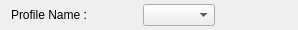
                   <widget class="QFrame" name="frame_12">
                    <property name="minimumSize">
                     <size>
                      <width>0</width>
                      <height>30</height>
                     </size>
                    </property>
                    <property name="maximumSize">
                     <size>
                      <width>16777215</width>
                      <height>30</height>
                     </size>
                    </property>
                    <property name="frameShape">
                     <enum>QFrame::Shape::NoFrame</enum>
                    </property>
                    <property name="frameShadow">
                     <enum>QFrame::Shadow::Plain</enum>
                    </property>
                    <layout class="QHBoxLayout" name="horizontalLayout_13">
                     <property name="topMargin">
                      <number>0</number>
                     </property>
                     <property name="bottomMargin">
                      <number>0</number>
                     </property>
                     <item>
                      <widget class="QLabel" name="label_11">
                       <property name="minimumSize">
                        <size>
                         <width>100</width>
                         <height>0</height>
                        </size>
                       </property>
                       <property name="maximumSize">
                        <size>
                         <width>100</width>
                         <height>16777215</height>
                        </size>
                       </property>
                       <property name="text">
                        <string>Profile Name :</string>
                       </property>
                      </widget>
                     </item>
                     <item>
                      <widget class="QPushButton" name="btn_refresh_profile_name">
                       <property name="enabled">
                        <bool>true</bool>
                       </property>
                       <property name="minimumSize">
                        <size>
                         <width>20</width>
                         <height>0</height>
                        </size>
                       </property>
                       <property name="maximumSize">
                        <size>
                         <width>20</width>
                         <height>16777215</height>
                        </size>
                       </property>
                       <property name="cursor">
                        <cursorShape>PointingHandCursor</cursorShape>
                       </property>
                       <property name="styleSheet">
                        <string notr="true">background-color: None;
border:none;</string>
                       </property>
                       <property name="text">
                        <string/>
                       </property>
                       <property name="icon">
                        <iconset resource="Assets/assets.qrc">
                         <normaloff>:/asstets/icons/refresh_5730689.png</normaloff>:/asstets/icons/refresh_5730689.png</iconset>
                       </property>
                       <property name="iconSize">
                        <size>
                         <width>20</width>
                         <height>20</height>
                        </size>
                       </property>
                      </widget>
                     </item>
                     <item>
                      <widget class="QComboBox" name="combo_train_name_profile"/>
                     </item>
                     <item>
                      <widget class="QPushButton" name="btn_edit_profile">
                       <property name="enabled">
                        <bool>true</bool>
                       </property>
                       <property name="minimumSize">
                        <size>
                         <width>30</width>
                         <height>0</height>
                        </size>
                       </property>
                       <property name="maximumSize">
                        <size>
                         <width>30</width>
                         <height>16777215</height>
                        </size>
                       </property>
                       <property name="cursor">
                        <cursorShape>PointingHandCursor</cursorShape>
                       </property>
                       <property name="styleSheet">
                        <string notr="true">background-color: None;
border:none;</string>
                       </property>
                       <property name="text">
                        <string/>
                       </property>
                       <property name="icon">
                        <iconset resource="Assets/assets.qrc">
                         <normaloff>:/asstets/icons/pencil_5171801.png</normaloff>:/asstets/icons/pencil_5171801.png</iconset>
                       </property>
                       <property name="iconSize">
                        <size>
                         <width>30</width>
                         <height>30</height>
                        </size>
                       </property>
                      </widget>
                     </item>
                     <item>
                      <widget class="QPushButton" name="btn_delete_profile">
                       <property name="maximumSize">
                        <size>
                         <width>30</width>
                         <height>16777215</height>
                        </size>
                       </property>
                       <property name="cursor">
                        <cursorShape>PointingHandCursor</cursorShape>
                       </property>
                       <property name="styleSheet">
                        <string notr="true">background-color: None;
border:none;</string>
                       </property>
                       <property name="text">
                        <string/>
                       </property>
                       <property name="icon">
                        <iconset resource="Assets/assets.qrc">
                         <normaloff>:/asstets/icons/trash_9915690.png</normaloff>:/asstets/icons/trash_9915690.png</iconset>
                       </property>
                       <property name="iconSize">
                        <size>
                         <width>30</width>
                         <height>30</height>
                        </size>
                       </property>
                      </widget>
                     </item>
                    </layout>
                   </widget>
